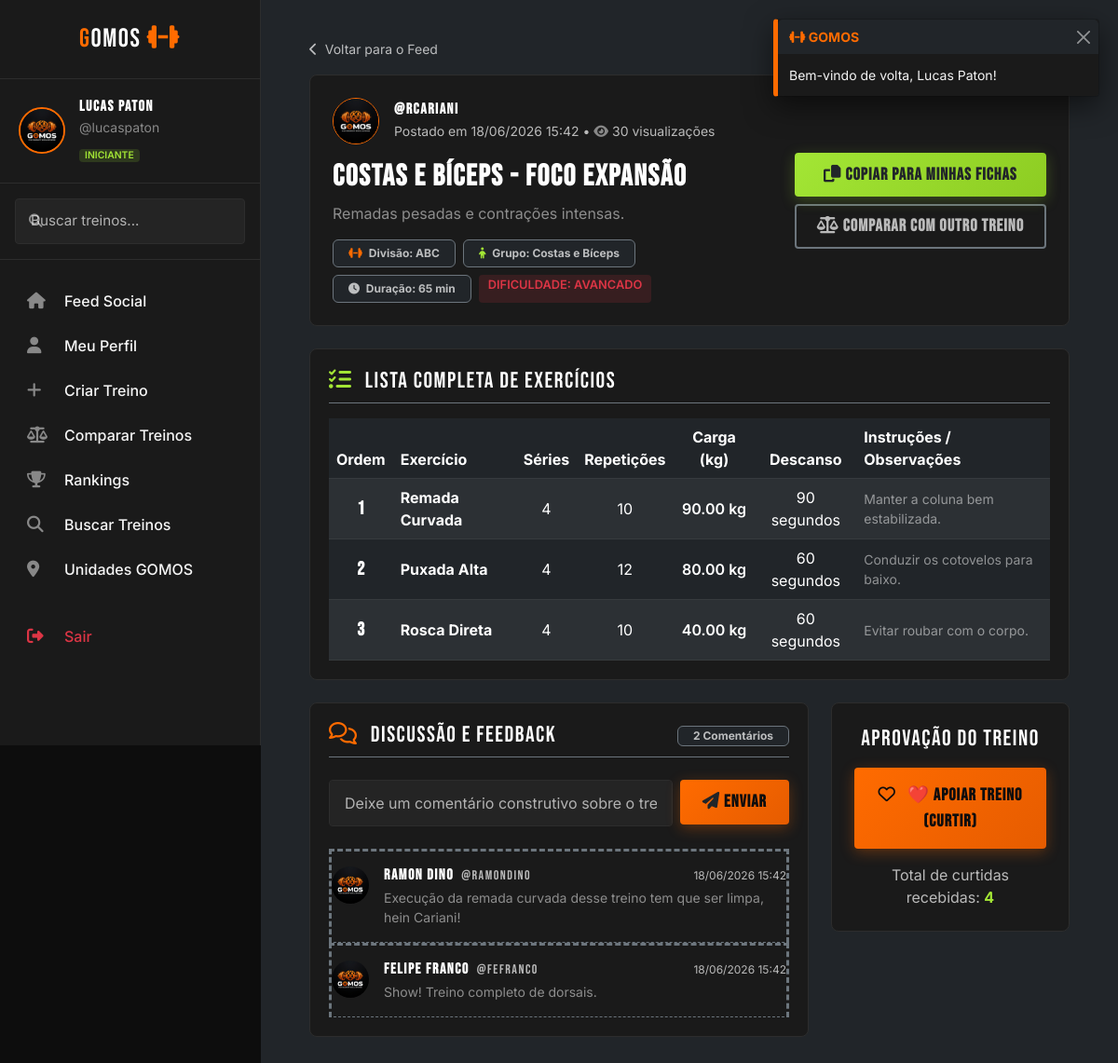
The page /gomos/treino/3 (signed in) on the database its author committed.
### tables this page shows
CREATE TABLE IF NOT EXISTS treinos (
    id INT AUTO_INCREMENT PRIMARY KEY,
    usuario_id INT NOT NULL,
    titulo VARCHAR(150) NOT NULL,
    descricao TEXT,
    tipo_treino ENUM('A', 'B', 'C', 'ABC', 'PPL', 'Full') DEFAULT 'Full',
    grupo_muscular VARCHAR(100) NOT NULL,
    duracao_minutos INT DEFAULT 0,
    nivel_dificuldade ENUM('iniciante', 'intermediario', 'avancado') DEFAULT 'iniciante',
    total_curtidas INT DEFAULT 0,
    total_comentarios INT DEFAULT 0,
    total_visualizacoes INT DEFAULT 0,
    publico TINYINT(1) DEFAULT 1,  
    criado_em TIMESTAMP DEFAULT CURRENT_TIMESTAMP,
    FOREIGN KEY (usuario_id) REFERENCES usuarios(id) ON DELETE CASCADE
);

CREATE TABLE IF NOT EXISTS usuarios (
    id INT AUTO_INCREMENT PRIMARY KEY,
    nome VARCHAR(100) NOT NULL,
    username VARCHAR(50) NOT NULL UNIQUE,
    email VARCHAR(100) NOT NULL UNIQUE,
    senha VARCHAR(255) NOT NULL,
    foto_perfil VARCHAR(255) DEFAULT 'default_avatar.png',
    bio TEXT,
    nivel_fitness ENUM('iniciante', 'intermediario', 'avancado') DEFAULT 'iniciante',
    academia_id INT,
    cidade VARCHAR(100) NOT NULL,
    estado CHAR(2) NOT NULL,
    peso DECIMAL(5,2) DEFAULT 0.00,
    altura INT DEFAULT 0,
    total_treinos INT DEFAULT 0,
    total_curtidas INT DEFAULT 0,
    pontos_ranking INT DEFAULT 0,
    ativo TINYINT(1) DEFAULT 1,
    criado_em TIMESTAMP DEFAULT CURRENT_TIMESTAMP,
    ultimo_acesso TIMESTAMP DEFAULT CURRENT_TIMESTAMP ON UPDATE CURRENT_TIMESTAMP,
    FOREIGN KEY (academia_id) REFERENCES academias(id) ON DELETE SET NULL
);

CREATE TABLE IF NOT EXISTS exercicios_treino (
    id INT AUTO_INCREMENT PRIMARY KEY,
    treino_id INT NOT NULL,
    nome_exercicio VARCHAR(150) NOT NULL,
    series INT NOT NULL DEFAULT 3,
    repeticoes VARCHAR(50) NOT NULL DEFAULT '10',
    peso_kg DECIMAL(5,2) DEFAULT 0.00,
    descanso_segundos INT DEFAULT 60,
    observacoes TEXT,
    ordem INT DEFAULT 0,
    FOREIGN KEY (treino_id) REFERENCES treinos(id) ON DELETE CASCADE
);

CREATE TABLE IF NOT EXISTS comentarios (
    id INT AUTO_INCREMENT PRIMARY KEY,
    treino_id INT NOT NULL,
    usuario_id INT NOT NULL,
    texto TEXT NOT NULL,
    criado_em TIMESTAMP DEFAULT CURRENT_TIMESTAMP,
    FOREIGN KEY (treino_id) REFERENCES treinos(id) ON DELETE CASCADE,
    FOREIGN KEY (usuario_id) REFERENCES usuarios(id) ON DELETE CASCADE
);

### gomos/app/controllers/TreinoController.php (called while the page is built, shortened)
<?php
class TreinoController {
    public function visualizar($id) {
        $id = intval($id);
        $usuario_id = Session::get('usuario_id');
        $treinoModel = new TreinoModel();
        $treinoModel->incrementarVisualizacoes($id);
        $treino = $treinoModel->buscarPorId($id, $usuario_id);
        $exercicios = $treinoModel->buscarExercicios($id);
        $comentarioModel = new ComentarioModel();
        $comentarios = $comentarioModel->buscarPorTreino($id);
        require_once __DIR__ . '/../views/treino/visualizar.php';
    }
}

### gomos/app/config/Database.php (called while the page is built, shortened)
<?php
class Database {
    private static $instance = null;
    private $db_name = 'gomos';
    private $username = 'root';
    private $password = '';
    private function __construct() {
        $ports = [3306, 3307];
        foreach ($ports as $port) {
            try {
                $this->conn = new PDO(
                    "mysql:host=127.0.0.1;port=" . $port . ";dbname=" . $this->db_name . ";charset=utf8mb4",
                    $this->username,
                    $this->password,
                    [
                        PDO::ATTR_ERRMODE => PDO::ERRMODE_EXCEPTION,
                        PDO::ATTR_DEFAULT_FETCH_MODE => PDO::FETCH_ASSOC,
                        PDO::ATTR_EMULATE_PREPARES => false,
                    ]
                );
                $connected = true;
                break;
            } catch (PDOException $e) {
                $lastException = $e;
            }
        }
    }
    public static function getConnection() {
        if (self::$instance === null) {
            self::$instance = new self();
        }
        return self::$instance->conn;
    }
}

### gomos/app/helpers/Session.php (called while the page is built, shortened)
<?php
class Session {
    public static function get($key) {
        return isset($_SESSION[$key]) ? $_SESSION[$key] : null;
    }
}

### gomos/app/models/TreinoModel.php (called while the page is built, shortened)
<?php
class TreinoModel {
    private $db;
    public function __construct() {
        $this->db = Database::getConnection();
    }
    public function buscarPorId($id, $usuario_logado_id = null) {
        $sql = "SELECT t.*, u.nome as nome_usuario, u.username, u.foto_perfil, u.nivel_fitness,
                (SELECT COUNT(*) FROM curtidas WHERE treino_id = t.id) as total_curtidas,
                (SELECT COUNT(*) FROM comentarios WHERE treino_id = t.id) as total_comentarios";
        if ($usuario_logado_id) {
            $sql .= ", (SELECT COUNT(*) FROM curtidas WHERE treino_id = t.id AND usuario_id = :logado_id) as curtiu";
        }
        $sql .= " FROM treinos t
                  INNER JOIN usuarios u ON t.usuario_id = u.id
                  WHERE t.id = :id";
        $stmt = $this->db->prepare($sql);
        $params = [':id' => $id];
        if ($usuario_logado_id) {
            $params[':logado_id'] = $usuario_logado_id;
        }
        $stmt->execute($params);
        return $stmt->fetch();
    }
    public function buscarExercicios($treino_id) {
        $sql = "SELECT * FROM exercicios_treino WHERE treino_id = :treino_id ORDER BY ordem ASC";
        $stmt = $this->db->prepare($sql);
        $stmt->execute([':treino_id' => $treino_id]);
        return $stmt->fetchAll();
    }
}

### gomos/app/models/ComentarioModel.php (called while the page is built, shortened)
<?php
class ComentarioModel {
    private $db;
    public function __construct() {
        $this->db = Database::getConnection();
    }
    public function buscarPorTreino($treino_id) {
        $sql = "SELECT c.*, u.nome as nome_usuario, u.username, u.foto_perfil
                FROM comentarios c
                INNER JOIN usuarios u ON c.usuario_id = u.id
                WHERE c.treino_id = :treino_id
                ORDER BY c.criado_em ASC";
        $stmt = $this->db->prepare($sql);
        $stmt->execute([':treino_id' => $treino_id]);
        return $stmt->fetchAll();
    }
}

### gomos/app/views/treino/visualizar.php (the view, shortened to what this page needs)
<?php
require_once __DIR__ . '/../partials/header.php';
?>
<div class="dashboard-wrapper">
    <?php require_once __DIR__ . '/../partials/sidebar.php'; ?>
    <main class="main-content-gomos bg-dark">
        <div class="container-fluid">
            <div class="mb-3">
                <a href="<?= $rootUrl ?>/feed" class="text-secondary text-decoration-none small"><i class="fa-solid fa-chevron-left me-1"></i> Voltar para o Feed</a>
            </div>
            <div class="card-gomos p-4 mb-4">
                <div class="row align-items-center g-3">
                    <div class="col-md">
                        <div class="d-flex align-items-center mb-3">
                            <img src="<?= $root ?>/assets/img/<?= $treino['foto_perfil'] ?>" alt="Avatar" class="rounded-circle me-3" style="width: 50px; height: 50px; object-fit: cover; border: 1.5px solid var(--accent-primary);">
                            <div>
                                <h6 class="m-0 text-white fw-bold"><a href="<?= $rootUrl ?>/perfil/<?= $treino['username'] ?>" class="text-white text-decoration-none">@<?= $treino['username'] ?></a></h6>
                                <span class="text-secondary small">Postado em <?= date('d/m/Y H:i', strtotime($treino['criado_em'])) ?> • <i class="fa-solid fa-eye text-muted-gomos"></i> <?= $treino['total_visualizacoes'] ?> visualizações</span>
                            </div>
                        </div>
                        <h2 class="text-white fw-bold mb-2"><?= $treino['titulo'] ?></h2>
                        <p class="text-white-50 mb-3"><?= $treino['descricao'] ?></p>
                        <div class="d-flex flex-wrap gap-2">
                            <span class="badge bg-dark border border-secondary text-secondary py-2 px-3"><i class="fa-solid fa-dumbbell me-1 text-orange"></i> Divisão: <?= $treino['tipo_treino'] ?></span>
                            <span class="badge bg-dark border border-secondary text-secondary py-2 px-3"><i class="fa-solid fa-child me-1 text-lime"></i> Grupo: <?= $treino['grupo_muscular'] ?></span>
                            <span class="badge bg-dark border border-secondary text-secondary py-2 px-3"><i class="fa-solid fa-clock me-1"></i> Duração: <?= $treino['duracao_minutos'] ?> min</span>
                            <span class="badge badge-dificuldade badge-<?= $treino['nivel_dificuldade'] ?>">Dificuldade: <?= strtoupper($treino['nivel_dificuldade']) ?></span>
                        </div>
                    </div>
                    <div class="col-md-auto text-md-end d-flex flex-column gap-2">
                        <?php if ($treino['usuario_id'] != \App\Helpers\Session::get('usuario_id')): ?>
                            <form action="<?= $rootUrl ?>/treino/copiar/<?= $treino['id'] ?>" method="POST" class="m-0">
                                <button type="submit" class="btn btn-secondary-gomos text-dark w-100"><i class="fa-solid fa-copy"></i> COPIAR PARA MINHAS FICHAS</button>
                            </form>
                        <?php endif; ?>
                        <a href="<?= $rootUrl ?>/treino/comparar?t1=<?= $treino['id'] ?>" class="btn btn-outline-gomos border-secondary text-secondary"><i class="fa-solid fa-scale-balanced"></i> COMPARAR COM OUTRO TREINO</a>
                    </div>
                </div>
            </div>
            <div class="card-gomos mb-4">
                <h4 class="text-white border-bottom border-secondary pb-2 mb-3"><i class="fa-solid fa-list-check text-lime me-2"></i> LISTA COMPLETA DE EXERCÍCIOS</h4>
                <div class="table-responsive">
                    <table class="table table-dark table-hover table-striped align-middle m-0">
                        <thead>
                            <tr class="text-secondary">
                                <th scope="col" style="width: 50px;" class="text-center">Ordem</th>
                                <th scope="col">Exercício</th>
                                <th scope="col" class="text-center">Séries</th>
                                <th scope="col" class="text-center">Repetições</th>
                                <th scope="col" class="text-center">Carga (kg)</th>
                                <th scope="col" class="text-center">Descanso</th>
                                <th scope="col">Instruções / Observações</th>
                            </tr>
                        </thead>
                        <tbody>
                            <?php
                            $idx = 1;
                            foreach ($exercicios as $ex):
                            ?>
                                <tr>
                                    <td class="text-center fw-bold text-orange" style="font-family: 'Bebas Neue'; font-size: 1.25rem;"><?= $idx++ ?></td>
                                    <td class="fw-bold"><?= $ex['nome_exercicio'] ?></td>
                                    <td class="text-center"><?= $ex['series'] ?></td>
                                    <td class="text-center"><?= $ex['repeticoes'] ?></td>
                                    <td class="text-center text-lime fw-semibold"><?= $ex['peso_kg'] ?> kg</td>
                                    <td class="text-center"><?= $ex['descanso_segundos'] ?> segundos</td>
                                    <td class="text-white-50 small"><?= $ex['observacoes'] ?: '-' ?></td>
                                </tr>
                            <?php endforeach; ?>
                        </tbody>
                    </table>
                </div>
            </div>
            <div class="row" id="comentarios">
                <div class="col-lg-8">
                    <div class="card-gomos mb-4">
                        <div class="d-flex align-items-center justify-content-between border-bottom border-secondary pb-2 mb-4">
                            <h4 class="text-white m-0"><i class="fa-regular fa-comments text-orange me-2"></i> DISCUSSÃO E FEEDBACK</h4>
                            <span class="badge bg-dark border border-secondary text-secondary py-1 px-3"><?= count($comentarios) ?> Comentários</span>
                        </div>
                        <form action="<?= $rootUrl ?>/treino/comentar/<?= $treino['id'] ?>" method="POST" class="mb-4">
                            <div class="row g-2">
                                <div class="col">
                                    <input type="text" name="texto" class="form-control form-control-gomos" placeholder="Deixe um comentário construtivo sobre o treino ou carga..." required>
                                </div>
                                <div class="col-auto">
                                    <button type="submit" class="btn btn-primary-gomos px-4"><i class="fa-solid fa-paper-plane text-dark"></i> ENVIAR</button>
                                </div>
                            </div>
                        </form>
                        <div class="comments-flow">
                            <?php if (!empty($comentarios)): ?>
                                <?php foreach ($comentarios as $c): ?>
                                    <div class="d-flex py-3 border-bottom border-secondary" style="border-style: dashed !important;">
                                        <img src="<?= $root ?>/assets/img/<?= $c['foto_perfil'] ?>" alt="Avatar" class="rounded-circle me-3" style="width: 40px; height: 40px; object-fit: cover;">
                                        <div class="w-100">
                                            <div class="d-flex justify-content-between align-items-center mb-1">
                                                <h6 class="m-0 text-white fw-bold"><?= $c['nome_usuario'] ?> <span class="text-secondary small fw-normal ms-1">@<?= $c['username'] ?></span></h6>
                                                <small class="text-secondary" style="font-size: 0.75rem;"><?= date('d/m/Y H:i', strtotime($c['criado_em'])) ?></small>
                                            </div>
                                            <p class="text-white-50 small m-0"><?= $c['texto'] ?></p>
                                        </div>
                                    </div>
                                <?php endforeach; ?>
                            <?php else: ?>
                                <p class="text-secondary small m-0 text-center py-3">Seja o primeiro a deixar um feedback para este atleta!</p>
                            <?php endif; ?>
                        </div>
                    </div>
                </div>
                <div class="col-lg-4">
                    <div class="card-gomos text-center p-4">
                        <h4 class="text-white mb-3">APROVAÇÃO DO TREINO</h4>
                        <button class="btn btn-primary-gomos w-100 py-3 btn-curtir-ajax <?= $treino['curtiu'] ? 'active text-orange' : '' ?>" data-id="<?= $treino['id'] ?>">
                            <i class="<?= $treino['curtiu'] ? 'fa-solid' : 'fa-regular' ?> fa-heart me-2"></i> ❤️ APOIAR TREINO (CURTIR)
                        </button>
                        <div class="mt-3 text-secondary">
                            <span>Total de curtidas recebidas: <strong class="text-lime curtidas-count"><?= $treino['total_curtidas'] ?></strong></span>
                        </div>
                    </div>
                </div>
            </div>
        </div>
    </main>
</div>
<?php require_once __DIR__ . '/../partials/footer.php'; ?>

### rows shown on the page
treinos: usuario.foto_perfil (picture), usuario.username "rcariani", criado_em "18/06/2026 15:42", total_visualizacoes "30", titulo "Costas e Bíceps - Foco Expansão", descricao "Remadas pesadas e contrações intensas.", tipo_treino "ABC", grupo_muscular "Costas e Bíceps", duracao_minutos "65", nivel_dificuldade "AVANCADO"
exercicios_treino: nome_exercicio "Remada Curvada", series "4", repeticoes "10", peso_kg "90.00", descanso_segundos "90", observacoes "Manter a coluna bem estabilizada."
exercicios_treino: nome_exercicio "Puxada Alta", series "4", repeticoes "12", peso_kg "80.00", descanso_segundos "60", observacoes "Conduzir os cotovelos para baixo."
exercicios_treino: nome_exercicio "Rosca Direta", series "4", repeticoes "10", peso_kg "40.00", descanso_segundos "60", observacoes "Evitar roubar com o corpo."
comentarios: usuario.foto_perfil (picture), usuario.nome "Ramon Dino", usuario.username "ramondino", criado_em "18/06/2026 15:42", texto "Execução da remada curvada desse treino tem que ser limpa, hein Cariani!"
comentarios: usuario.foto_perfil (picture), usuario.nome "Felipe Franco", usuario.username "fefranco", criado_em "18/06/2026 15:42", texto "Show! Treino completo de dorsais."

### other values the page prints
$message "Bem-vindo de volta, Lucas Paton!"
$nome "Lucas Paton"
$username "lucaspaton"
$fitness "INICIANTE"
count($comentarios) "2"
$treino['total_curtidas'] "4"
